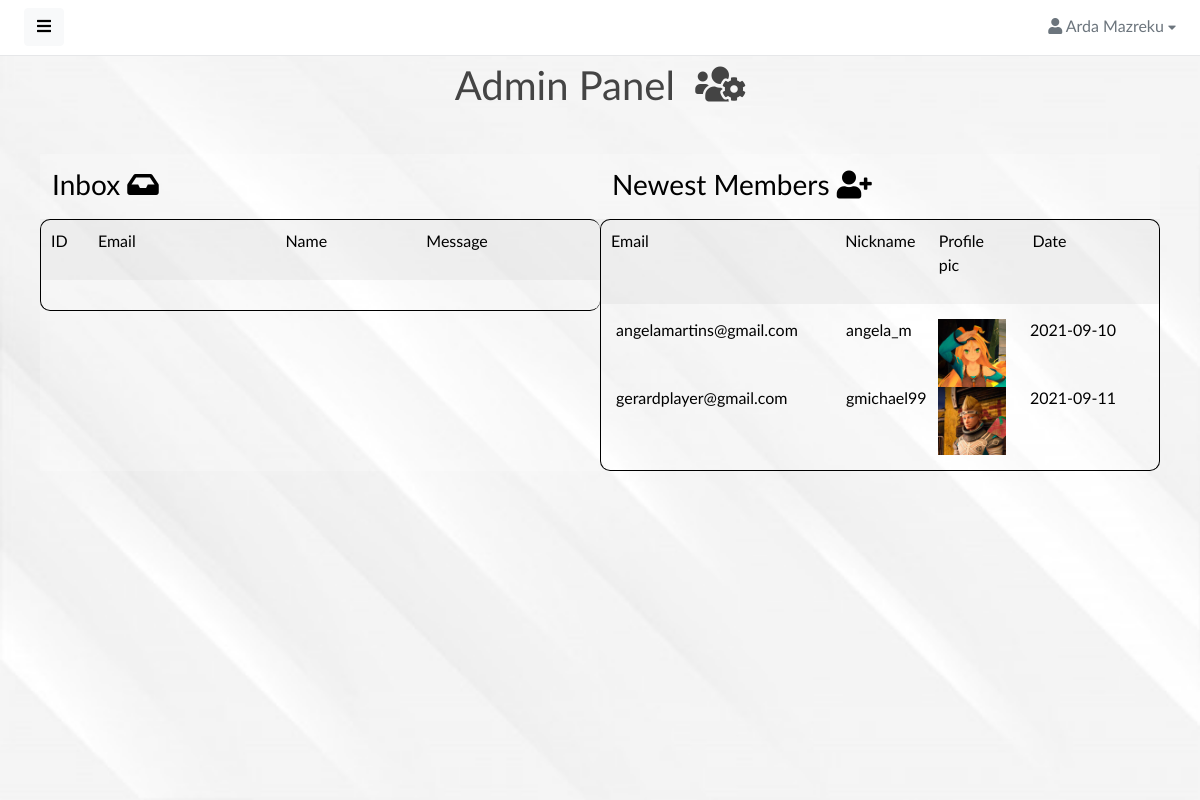
Page /admin/index.php (signed in) on the earlier database version.
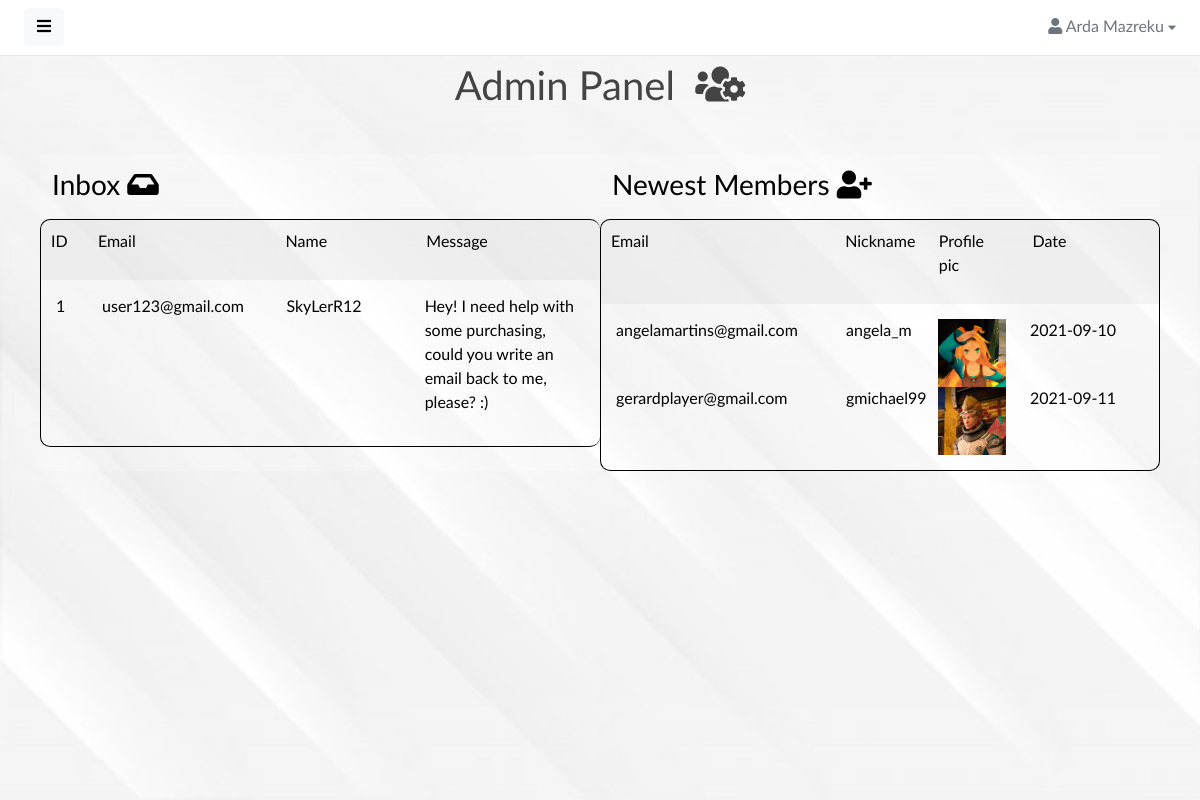
Same page on the later database version.
### tables this page shows
CREATE TABLE IF NOT EXISTS `perdoruesi` (
  `id` int(11) NOT NULL AUTO_INCREMENT,
  `roli_id` int(11) NOT NULL,
  `email` varchar(50) NOT NULL,
  `emri` varchar(20) NOT NULL,
  `mbiemri` varchar(30) NOT NULL,
  `nickname` varchar(30) NOT NULL,
  `password` varchar(30) NOT NULL,
  `foto` varchar(100) NOT NULL,
  `data_regj` date NOT NULL,
  PRIMARY KEY (`id`),
  KEY `roli_id` (`roli_id`)
);

CREATE TABLE IF NOT EXISTS `kontakt` (
  `id` int(11) NOT NULL AUTO_INCREMENT,
  `email` varchar(50) NOT NULL,
  `emri` varchar(30) NOT NULL,
  `mesazhi` varchar(500) NOT NULL,
  PRIMARY KEY (`id`)
);

### admin/index.php (the view, shortened to what this page needs)
<?php
if(isset($_SESSION['email']) && isset($_SESSION['roli_id'])) {
    if($_SESSION['roli_id'] == 1) {
?>
<!DOCTYPE html>
<html lang="en">
<head>
    <link href="assets/vendor/fontawesome/css/fontawesome.min.css" rel="stylesheet">
    <link href="assets/vendor/fontawesome/css/solid.min.css" rel="stylesheet">
    <link href="assets/vendor/fontawesome/css/brands.min.css" rel="stylesheet">
    <link href="assets/vendor/bootstrap/css/bootstrap.min.css" rel="stylesheet">
    <link href="assets/css/master.css" rel="stylesheet">
    <link href="assets/vendor/flagiconcss/css/flag-icon.min.css" rel="stylesheet">
</head>
<body>
    <div class="wrapper">
        <?php include 'src/components/navbar.php'?>
        <div id="body" class="active" style="background-image: url('../src/assets/images/white.jpg'); background-repeat: no-repeat; background-size: cover">
            <?php include 'src/components/navbarProfile.php'?>
            <div class="content">
                <div class="container">
                    <div class="page-title">
                        <h1 class="d-flex justify-content-center"> Admin Panel &nbsp;<i class="fas fa-users-cog"></i></h1>
                    </div>
                    <br />
                    <div class="row" style="padding: 10px; color:black">
                    <div class="col-lg-6" style="background-color: rgba(255,255,255,0.2);">
                        <div class="page-title">
                            <h3> Inbox <i class="fas fa-inbox"></i></h3>
                        </div>
                        <div class="row" style="background-color: rgba(200,200,200,0.2);">
                            <div class="col-lg-12" style="border-top: 1px solid black;
                             border-left:1px solid black; border-top-left-radius: 10px; border-top-right-radius: 10px; padding: 10px">
                                <div class="row">
                                    <div class="col-lg-1">
                                        <p> ID </p>
                                    </div>
                                    <div class="col-lg-4">
                                        <p> Email </p>
                                    </div>
                                    <div class="col-lg-3">
                                        <p> Name </p>
                                    </div>
                                    <div class="col-lg-4">
                                        <p> Message </p>
                                    </div>
                                </div>
                            </div>
                        </div>
                        <div class="row">
                            <div class="col-lg-12" style="border-bottom: 1px solid black; border-left:1px solid black;
                             border-bottom-left-radius: 10px; border-bottom-right-radius: 10px; padding: 15px">
                                <div class="row">
                                    <?php
                                        require "../database/connect.php";
                                        $stmt = $connect->prepare("SELECT * FROM kontakt");
                                        $stmt->execute();
                                        $result = $stmt->get_result();
                                        while($row = $result->fetch_assoc()):
                                    ?>
                                    <div class="col-lg-1">
                                        <p> <?= $row['id'] ?> </p>
                                    </div>
                                    <div class="col-lg-4">
                                        <p> <?= $row['email'] ?> </p>
                                    </div>
                                    <div class="col-lg-3">
                                        <p> <?= $row['emri'] ?> </p>
                                    </div>
                                    <div class="col-lg-4">
                                        <p> <?= $row['mesazhi'] ?> </p>
                                    </div>
                                    <?php endwhile; ?>
                                </div>
                            </div>
                        </div>
                    </div>
                    <div class="col-lg-6" style="background-color: rgba(255,255,255,0.2);">
                        <div class="row">
                            <div class="col-lg-12">
                                <div class="page-title">
                                    <h3> Newest Members <i class="fas fa-user-plus"></i></h3>
                                </div>
                                <div class="row" style="background-color: rgba(200,200,200,0.2);">
                                    <div class="col-lg-12" style="border-top: 1px solid black; border-right:1px solid black;
                                     border-left:1px solid black; border-top-left-radius: 10px; border-top-right-radius: 10px; padding: 10px">
                                        <div class="row">
                                            <div class="col-lg-5">
                                                <p> Email </p>
                                            </div>
                                            <div class="col-lg-2">
                                                <p> Nickname </p>
                                            </div>
                                            <div class="col-lg-2">
                                                <p> Profile pic </p>
                                            </div>
                                            <div class="col-lg-3">
                                                <p> Date </p>
                                            </div>
                                        </div>
                                    </div>
                                </div>
                                <div class="row">
                                    <div class="col-lg-12" style="border-bottom: 1px solid black; border-left:1px solid black;
                                     border-right:1px solid black; border-bottom-left-radius: 10px; border-bottom-right-radius: 10px; padding: 15px">
                                        <div class="row">
                                            <?php
                                                require "../database/connect.php";
                                                $stmt = $connect->prepare("SELECT * FROM perdoruesi WHERE data_regj > '2021-09-01'");
                                                $stmt->execute();
                                                $result = $stmt->get_result();
                                                while($row = $result->fetch_assoc()):
                                            ?>
                                            <div class="col-lg-5">
                                                <p> <?= $row['email'] ?> </p>
                                            </div>
                                            <div class="col-lg-2">
                                                <p> <?= $row['nickname'] ?> </p>
                                            </div>
                                            <div class="col-lg-2">
                                                <img src="../<?= $row['foto'] ?>" alt="profile-pic" style="width: 100%;">
                                            </div>
                                            <div class="col-lg-3">
                                                <p> <?= $row['data_regj'] ?> </p>
                                            </div>
                                            <?php endwhile; ?>
                                        </div>
                                    </div>
                                </div>
                            </div>
                        </div>
                    </div>
                    </div>
                </div>
            </div>
        </div>
    </div>
</body>
</html>
<?php
}
else {
    header("Location: index.php");
}
}
else {
    header("Location: login.php");
}
?>

### admin/src/components/navbarProfile.php (shortened to what this page needs)
<?php
if(isset($_SESSION['email'])) {
$email = $_SESSION['email'];
?>
<?php
    require "../database/connect.php";
    $stmt = $connect->prepare("SELECT * FROM perdoruesi WHERE email='$email'");
    $stmt->execute();
    $result = $stmt->get_result();
    while($row = $result->fetch_assoc()):
?>
<nav class="navbar navbar-expand-lg navbar-white bg-white">
    <button type="button" id="sidebarCollapse" class="btn btn-light">
        <i class="fas fa-bars"></i><span></span>
    </button>
    <div class="collapse navbar-collapse" id="navbarSupportedContent">
        <ul class="nav navbar-nav ms-auto">
            <li class="nav-item dropdown">
                <div class="nav-dropdown">
                    <a href="#" id="nav2" class="nav-item nav-link dropdown-toggle text-secondary" data-bs-toggle="dropdown" aria-expanded="false">
                        <i class="fas fa-user"></i> <span><?= $row['emri'] ?> <?= $row['mbiemri'] ?></span> <i style="font-size: .8em;" class="fas fa-caret-down"></i>
                    </a>
                </div>
            </li>
        </ul>
    </div>
</nav>
<?php endwhile; ?>
<?php
}
else {
    echo'<script> location.replace("login.php"); </script>';
}
?>

### admin/assets/css/master.css (style rules this page uses)
body, h1, .h1, h2, .h2, h3, .h3, h4, .h4, h5, .h5, h6, .h6, p, a, td { -moz-osx-font-smoothing: grayscale; -webkit-font-smoothing: antialiased; }
body { width: 100%; height: 100%; background: #f4f6fa; font-family: "Lato", "Helvetica Neue", Arial, Helvetica, sans-serif; font-size: 1rem; color: #444; }
.wrapper { display: flex; width: 100%; align-items: stretch; overflow-x: hidden }
#body { width: 100%; padding: 0; min-height: 100vh; transition: all 0.3s; }
#body>.navbar { padding: 0 1.5rem; min-height: 54px; box-shadow: none; border-bottom: 1px solid rgba(101, 109, 119, .16); }
#body>.content { position: relative; padding: .5rem; }
#body .content .page-title h3 { margin: 1rem 0; }
.page-title { margin: 0; font-size: 1.5rem; line-height: 1.5555556; }
a, a:hover, a:focus { color: inherit; text-decoration: none; transition: all 0.3s; }
@media (min-width: 200px) { .navbar-expand-lg .navbar-collapse { display: -ms-flexbox !important; display: flex !important; -ms-flex-preferred-size: auto; flex-basis: auto; } }
@media (min-width: 200px) { .navbar-expand-lg .navbar-nav { -ms-flex-direction: row; flex-direction: row; } }

### admin/assets/components/navbar/navbar-dropdowns.css (style rules this page uses)
.nav-dropdown .nav-link { color: #B2EBF2; line-height: 1.42857; padding: 1rem 0 1rem 1rem !important; }
.nav-dropdown .nav-link::after { display: none; }

Differences in the rows shown:
added kontakt: id "1", email "user123@gmail.com", emri "SkyLerR12", mesazhi "Hey! I need help with some purchasing, could you write an email back to me, please? :)"
